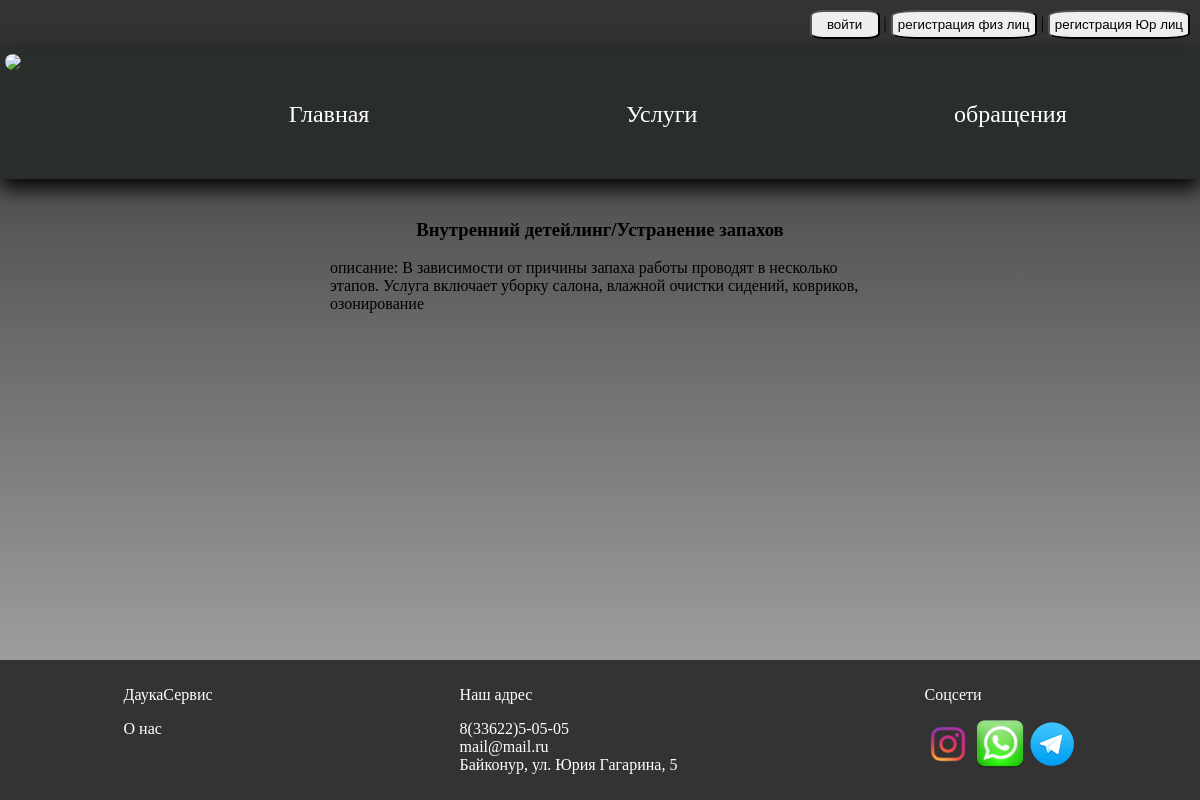
/service/5, run on an earlier commit of the app's database.
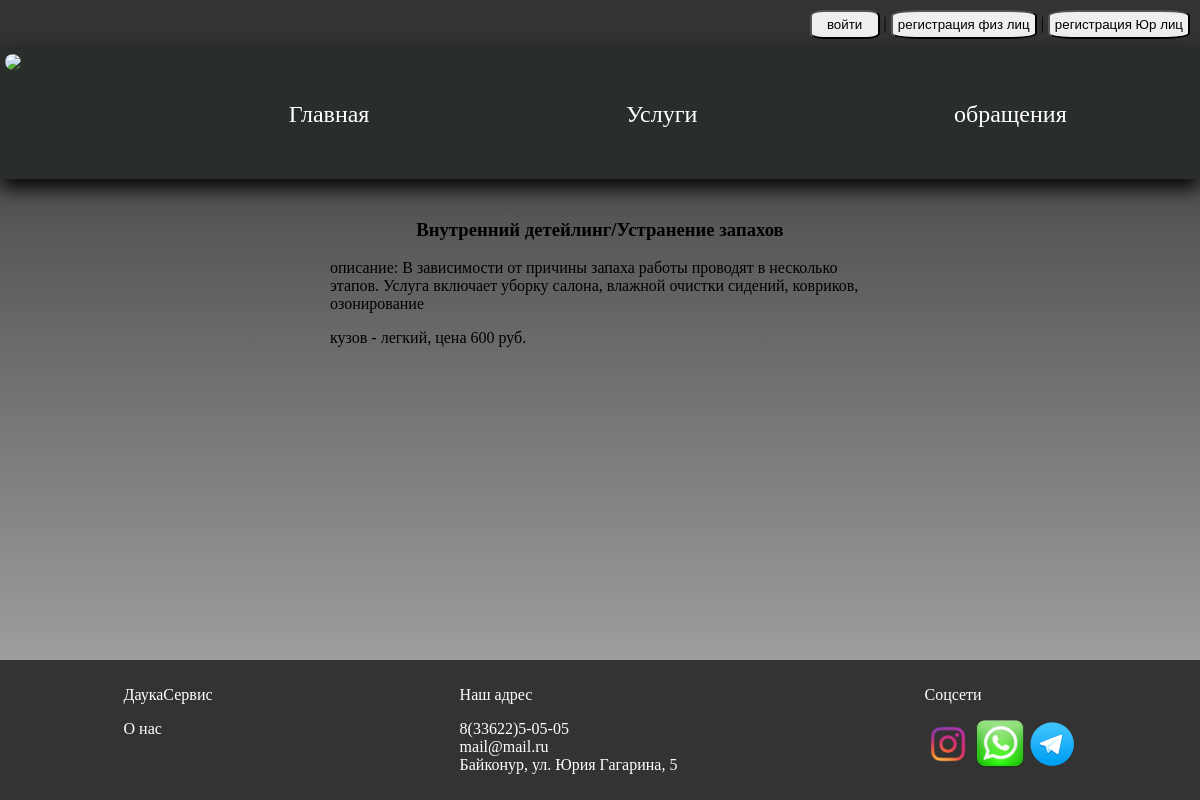
And on a later commit of the database.
### autoService/models.py (models this page shows, shortened)
class Service(models.Model):
    title = models.CharField('название услуги', max_length=100)
    description = models.TextField('описание')
    group = models.ForeignKey(GroupService, verbose_name='группа', on_delete=models.CASCADE)
    user = models.ManyToManyField(CustomUser, verbose_name='Мастера', related_name='services')
    class Meta:
        verbose_name = 'Услуга'
        verbose_name_plural = 'Услуги'

class GroupService(models.Model):
    title = models.CharField('группа услуг', max_length=100)
    class Meta:
        verbose_name = 'Группа услуг'
        verbose_name_plural = 'Группа услуг'
    def __str__(self):
        return self.title

class PriceService(models.Model):
    CHOICES = [
        ("light", "легкий"),
        ("medium", "средний"),
        ("heavy", "тяжелый"),
    ]
    auto_body = models.CharField(max_length=10, choices=CHOICES, default='light')
    price = models.PositiveIntegerField('стоимость услуги', default=0)
    service = models.ForeignKey(Service, verbose_name='услуга', on_delete=models.CASCADE, related_name='service_prices')
    class Meta:
        verbose_name = 'Цена услуги'
        verbose_name_plural = 'Цена услуг'

### autoService/views.py (the view)
# urls.py: path('service/<int:pk>', service_detail, name='service_detail'),
def service_detail(request, pk: int):
    object = Service.objects.filter(id=pk).first()
    context = {
        'object': object,
    }
    return render(request, 'service_detail.html', context)

### userManager/views.py (called while the page is built)
def auth_form_processor(request):
    creating_form = UserForm()
    auth_form = AuthenticationForm()
    creating_form_legal = LegalEntity()
    return {
        'creating_form': creating_form,
        'auth_form': auth_form,
        'creating_form_legal': creating_form_legal,
        'roles':list(request.user.groups.all().values_list('name', flat=True)) if request.user.is_authenticated else []
    }

### templates/service_detail.html (shortened to what this page needs)
{% extends 'base.html' %}
{% block content %}
<div style="width:50%;margin:auto;">
    <h3>{{object.group}}/{{object.title}}</h3>
    <p><span>описание: </span>{{object.description}}</p>
    {% for srv_price in object.service_prices.all %}
    <label style="width:250px">кузов - {{srv_price.get_auto_body_display}}, <span>цена {{srv_price.price}} руб.</span></label>
    {% endfor %}
</div>
{% endblock %}

### templates/base.html (shortened to what this page needs)
{% load static %}
<!DOCTYPE html>
<html lang="ru">
<head>
    <link rel="stylesheet" href="{% static 'style.css' %}">
</head>
<body>
<div class="container">
    <div class="head">
        <div class="log_auth">
            <div>
                {% if user.is_authenticated %}
                <a style="padding: 5px;" href="{% url 'user_logout' %}">{{request.user}}, выйти</a>|
                <label class="button" for="menu_checkbox" style="color:white; text-align:start; padding: 5px;">»</label>
                <input type="checkbox" id="menu_checkbox" style="display: none;">
                <div id="menu_profile">
                    <a href="{% url 'profile' %}">профиль</a>
                </div>
                {% else %}
                <button onclick="ShowElement('auth_form')">войти</button>
                |
                <button onclick="ShowElement('reg_form')">регистрация физ лиц</button>
                |
                <button onclick="ShowElement('reg_form_legal')">регистрация Юр лиц</button>
                {% endif %}
            </div>
        </div>
        <header class="header">
            <div class="header__logo">
                <img class="logo" src="https://svgsilh.com/svg/1296837.svg">
            </div>
            <div class="header__links">
                <ul>
                    <li><a href="{% url 'main' %}">Главная</a></li>
                    <li><a href="{% url 'service' %}">Услуги</a></li>
                    {% if not user.is_authenticated or not roles and not request.user.is_superuser %}
                    <li><a href="{% url 'voice_from_user' %}">обращения</a></li>
                    {% endif %}
                </ul>
            </div>
        </header>
    </div>
    <div class="content">
        {% block content %}{% endblock %}
    </div>
    <footer class="footer">
        <div class="footer__card">
            <p>ДаукаСервис</p>
            <a href="#">О нас</a>
        </div>
        <div class="footer__card">
            <p>Наш адрес</p>
            <a class="contact" href="tel:83362250505">8(33622)5-05-05</a>
            <a class="contact" href="mail:mail@mail.ru">mail@mail.ru</a>
            <a class="contact" target="_blank" href="https://yandex.ru/maps/?text=Байконур, ул. Юрия Гагарина, 5">Байконур,
                ул. Юрия
                Гагарина, 5</a>
        </div>
        <div class="footer__card">
            <p>Соцсети</p>
            <a href="https://www.instagram.com/detailing_service11?igsh=YzNxMGt6dTQ2MWEy"><img src="{% static 'images/ico/insta.png' %}" width="48"></a>
            <a href="https://wa.me/+77054183387"><img src="{% static 'images/ico/wa_ico.png' %}" width="48"></a>
            <a href="#"><img src="{% static 'images/ico/tg_ico.png' %}" width="48"></a>
        </div>
    </footer>
</div>
</body>
</html>

### static/style.css (style rules this page uses)
body { margin: 0; font-family: "Finder"; height: 100%; background: rgba(0, 0, 0, 0.15); position:relative; background: linear-gradient(to bottom, rgba(0, 0, 0, 0.8), rgba(67, 67, 67, 0.4)); }
.head { position: fixed; right: 0; left: 0; z-index: 1000; }
.container { display: flex; flex-direction: column; min-height: 100vh; }
a { text-decoration: none; color: white; }
.content { flex: 1; max-width: 1440px; max-height: 900px; overflow-y: auto; width:90%; margin: auto; margin-top: 200px; margin-bottom: 150px; }
.header { position: sticky; height: 120px; background: #292e2b; display: flex; padding: 5px; box-shadow: 0px 9px 20px 0px black; }
.header__links { width:100%; align-content: center; }
.header__links ul { display: flex; justify-content: space-around; }
.header__links li { display:inline-block; padding: 10px; }
.header__links a { font-size:24px; }
.header__logo, .logo { width: 128px; border-radius: 50%; }
.footer { width:100%; height:120px; background-color: #333; color: white; text-align: center; padding: 10px 0; display:flex; justify-content:space-around; bottom: 0; position:fixed; }
.footer__card { justify-items: start; }
.contact { display:block; }
.log_auth { text-align: end; padding: 10px; background-color: #333; }
button, .button { padding:5px; border-radius: 20%; min-width: 70px; cursor: pointer; }
form label,label { display:inline-block; width:100px; }
h1,h2,h3 { text-align: center; }

What changed in the data, as far as the page shows it:
added PriceService: auto_body "легкий", price "600"
